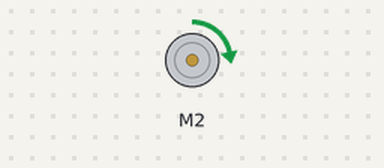
A sketch run on a simulated Arduino Uno, built with avr-gcc and run on an emulated ATmega328P. Shown: DC motor (green arrow = forward, orange = backward, longer = faster). What the sketch prints to the serial monitor is not drawn.

Above: at 0.1 s.
Timing chart, 0 to 1.6 s (numbered marks = the images above):
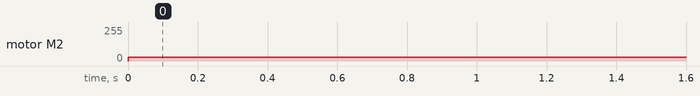

The sketch:

DC-motor-test.ino
```cpp
#include <Adafruit_MotorShield.h>

// Create the motor shield object with the default I2C address
Adafruit_MotorShield AFMS = Adafruit_MotorShield();


// Select which 'port' M1, M2, M3 or M4. In this case, M1
Adafruit_DCMotor *motor_l = AFMS.getMotor(2);


void setup() {


  motor_l->setSpeed(30);
  Serial.begin(9600);           // set up Serial library at 9600 bps
  Serial.println("Adafruit Motorshield v2 - DC Motor test!");


  if (!AFMS.begin()) {         // create with the default frequency 1.6KHz
  // if (!AFMS.begin(1000)) {  // OR with a different frequency, say 1KHz
    Serial.println("Could not find Motor Shield. Check wiring.");
    while (1);
  }
  Serial.println("Motor Shield found.");

}

void loop() {


  motor_l->setSpeed(30);

  motor_l-> run(FORWARD);
  delay(100);


}
```

Measured:
- by itself, motor M2: stopped → forward 30/255 at 0.00 s
